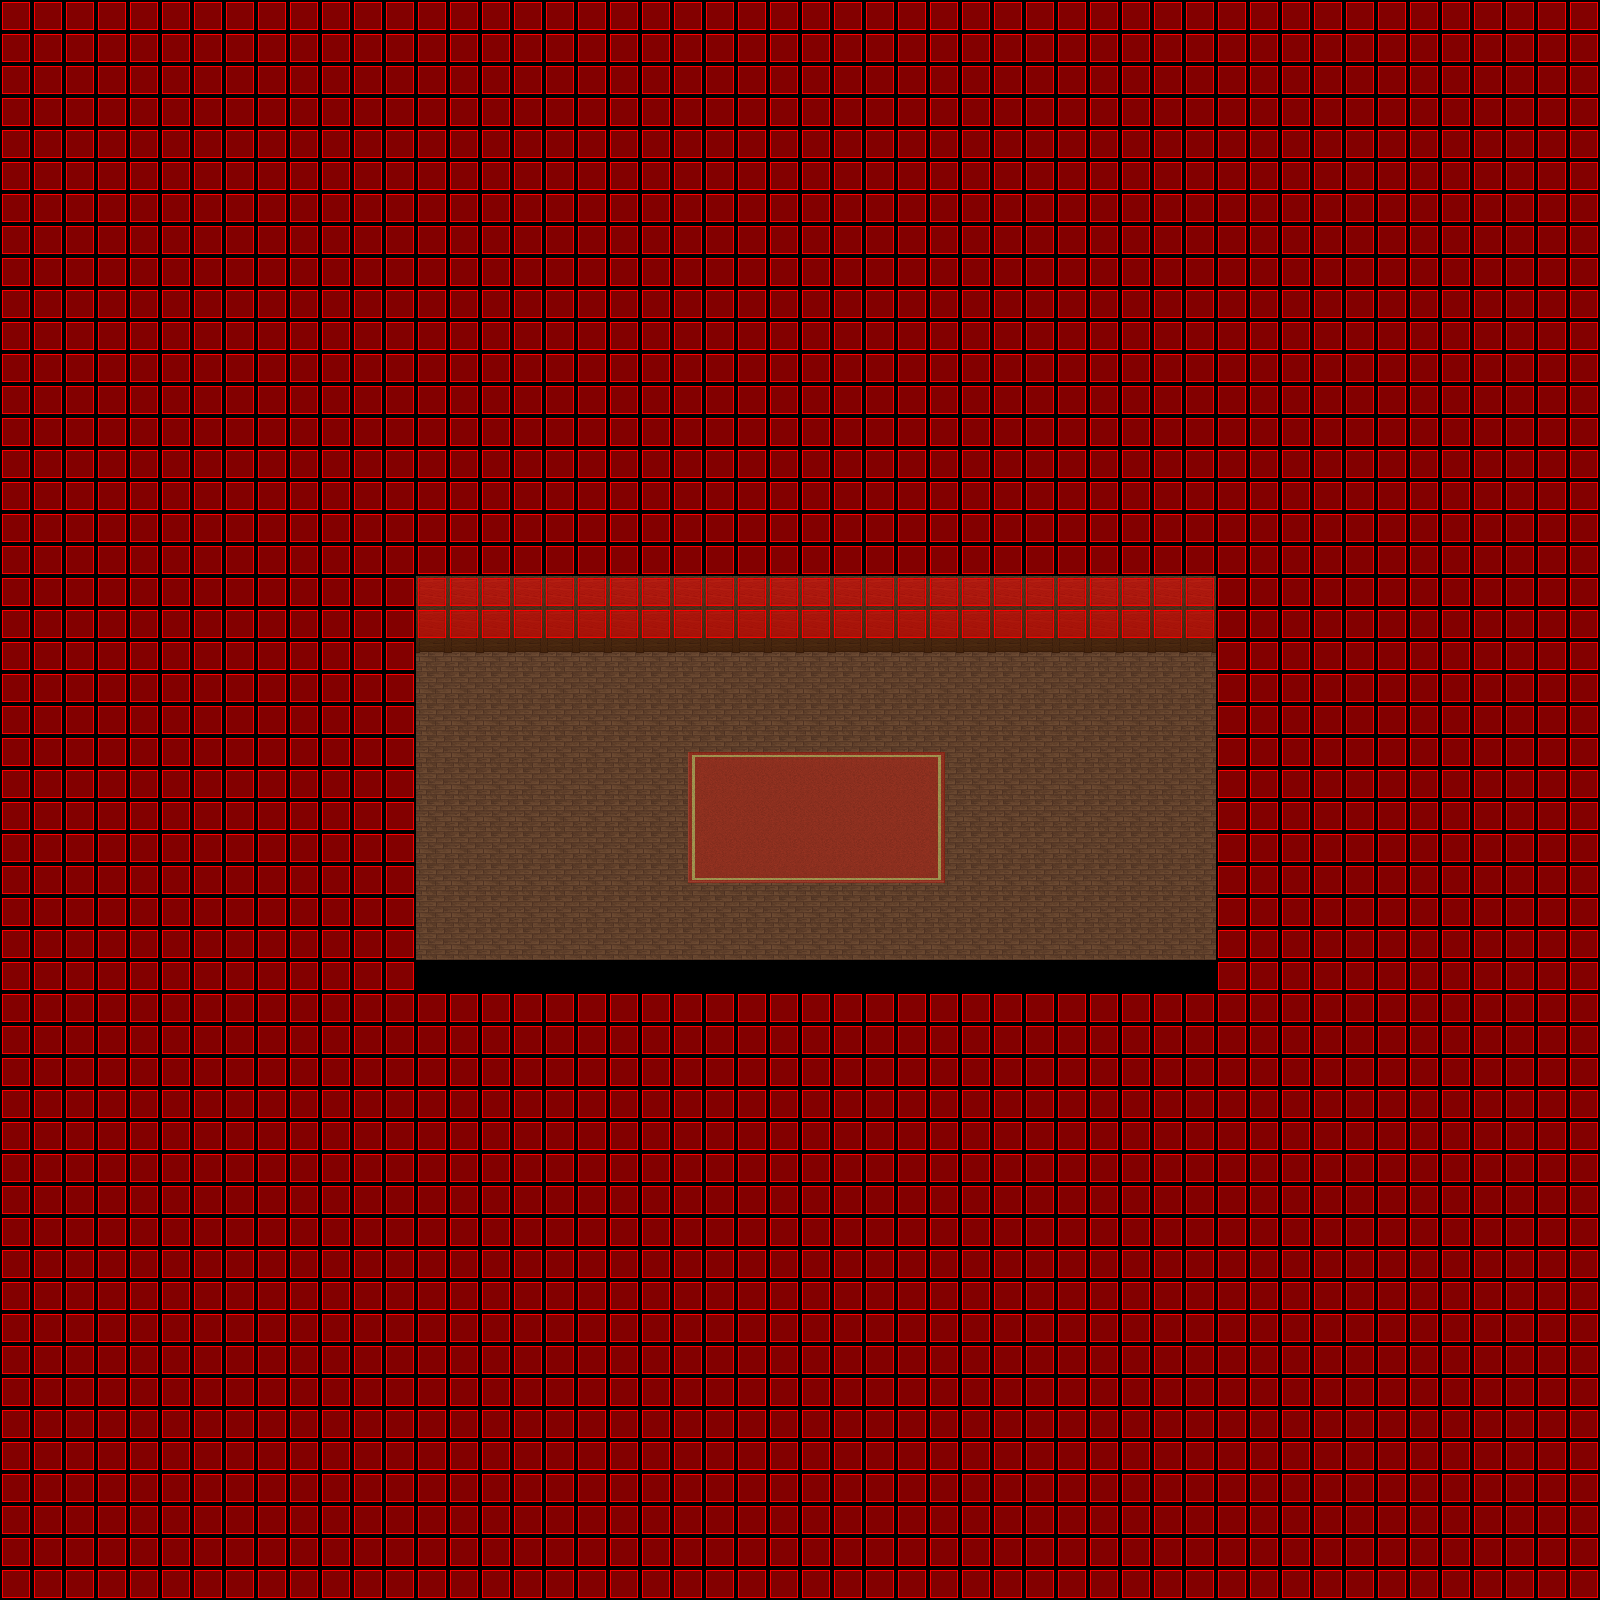

Tiled map render using the project's own tile images. Description and the map definition, with tile-layer contents summarised, below:
An orthogonal 50x50 tile map with 32x32 px tiles, 4 tile layers (Ground, Fringe, Over, Collision), 5 tilesets.

<map version="1.0" orientation="orthogonal" width="50" height="50" tilewidth="32" tileheight="32">
 <properties>
  <property name="music" value="Magick - Real.ogg" />
  <property name="name" value="Woodland mining camp" />
 </properties>
 <tileset firstgid="1" name="Woodland Indoor" tilewidth="32" tileheight="32">
  <image source="../graphics/tiles/woodland_indoor.png" />
 </tileset>
 <tileset firstgid="257" name="Woodland Indoor x2" tilewidth="32" tileheight="64">
  <image source="../graphics/tiles/woodland_indoor_x2.png" />
 </tileset>
 <tileset firstgid="275" name="Woodland Indoor x3" tilewidth="32" tileheight="96">
  <image source="../graphics/tiles/woodland_indoor_x3.png" />
 </tileset>
 <tileset firstgid="291" name="Woodland Village" tilewidth="32" tileheight="32">
  <image source="../graphics/tiles/Woodland_village.png" />
 </tileset>
 <tileset firstgid="547" name="Unbenannt" tilewidth="32" tileheight="32">
  <image source="../graphics/tiles/collision.png" />
 </tileset>
 <layer name="Ground" width="50" height="50">
  <data>[2500 cells, 2475 non-empty, 14 distinct tile ids]</data>
 </layer>
 <layer name="Fringe" width="50" height="50">
  <data>[2500 cells, 0 non-empty, 0 distinct tile ids]</data>
 </layer>
 <layer name="Over" width="50" height="50">
  <data>[2500 cells, 25 non-empty, 1 distinct tile ids]</data>
 </layer>
 <layer name="Collision" width="50" height="50">
  <data>[2500 cells, 2225 non-empty, 1 distinct tile ids]</data>
 </layer>
 <objectgroup name="Object Group" width="50" height="50" />
</map>
